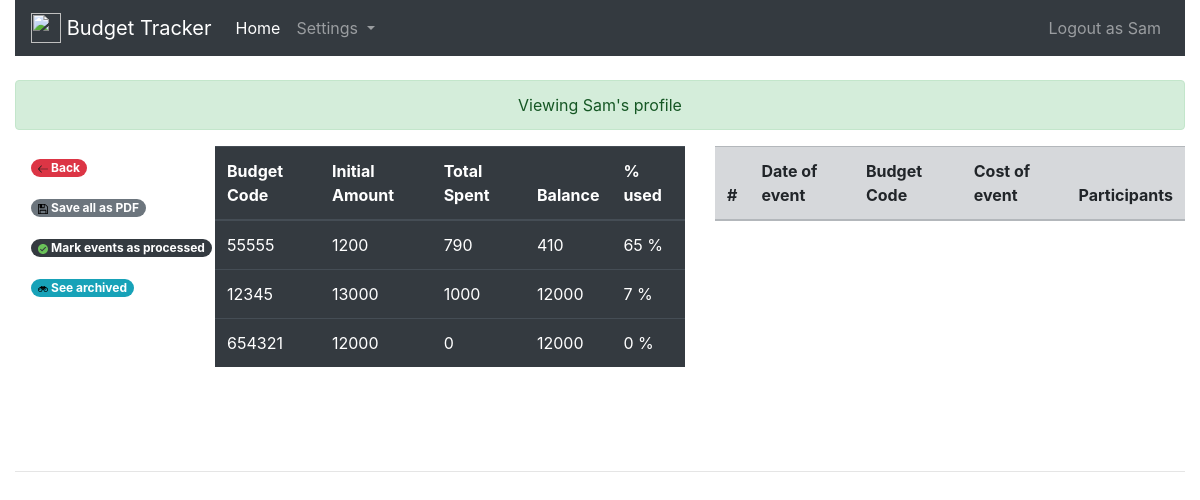
Screenshot of /master/profile/Sam (signed in) with the database file from the repository.
### app.py (models this page shows, shortened)
class User(db.Model):
    id = db.Column(db.Integer, primary_key=True)
    username = db.Column(db.String(20), unique=True, nullable=False)
    password = db.Column(db.String(6), nullable=False)
    budgets_access = db.Column(db.String(100), unique=False, nullable=True)

class Budgets(db.Model):
    id = db.Column(db.Integer, primary_key=True)
    code = db.Column(db.String(20), unique=True, nullable=False)
    project_name = db.Column(db.String(100), unique=False, nullable=True)
    initial_amount = db.Column(db.Integer, nullable=False)
    amount_spent = db.Column(db.Integer, nullable=True)

### app.py (the view, shortened to what this page needs)
@app.route('/master/profile/<string:name>', methods=['POST', 'GET'])
def masterprofile(name):
    u = name
    if(session['key'][0]==False):
        return redirect(url_for('index'))
    form = MasterBudgetForm()
    form2 = addToBudgetForm()
    form3 = d()
    printform = p()
    tables = []
    x = User.query.filter_by(username=f'{u}')[0]
    codes = x.budgets_access.split(',')
    for c in codes:
        b = Budgets.query.filter_by(code=int(c)).first()
        tables.append(b)
    events = Event.query.filter_by(users=f'{u}').order_by(desc(Event.budget_code))
    cs = codes
    y =Event.query.filter_by(users=f'{u}').order_by(desc(Event.budget_code)).filter_by(is_processed='0')
    events2 = y
    if printform.is_submitted():
        db.session.commit()
        return render_template('masterprofile.html', u = u, b = b, events = events, form = form, form2 =form2, form3 = form3, printform = printform, events2 = events2)
    return render_template('masterprofile.html', u = u, b = tables, events = events, form = form, form2 =form2, form3 = form3, cs = cs, printform = printform, events2 = events2)

### templates/masterprofile.html (shortened to what this page needs)
{% extends 'base_in.html' %}
{% block body %}
<br>
<div class="alert alert-success text-center" role="alert">
  Viewing {{u}}'s profile {{p}}
</div>
<div class="row">
  <div id="navbar-example2" class="col-md-2">
    <ul class="nav flex-column">
      <li class="nav-item">
        <a class="nav-link" href="/master"><span class="badge badge-pill badge-danger"><img style="width:10px; height:10px" src='/static/left-arrow.svg'></img> Back</a>
      </li>
      <li class="nav-item">
        <a onclick="printJS({ printable: 'releaseForms-1', type: 'html', css:'https://stackpath.bootstrapcdn.com/bootstrap/4.3.1/css/bootstrap.min.css'})" class="nav-link" href="#"><span class="badge badge-pill badge-secondary"><img style="width:10px; height:10px" src='/static/save-file-option.svg'></img> Save all as PDF</span></a>
      </li>
      <li class="nav-item">
        <a href="/print/{{u}}" class="nav-link"><span class="badge badge-pill badge-dark"><img style="width:10px; height:10px" src='/static/checked.svg'></img> Mark events as processed</span></a>
      </li>
      <li class="nav-item">
        <a href="#archived" class="nav-link" data-toggle="collapse" data-target="#multiCollapseExample2" aria-expanded="false" aria-controls="multiCollapseExample2"><span class="badge badge-pill badge-info"><img style="width:10px; height:10px" src='/static/binoculars.svg'></img> See archived</span></a>
      </li>
    </ul>
  </div>
    <div class="col-md-5">
      <table class="table table-dark">
        <thead>
          <tr>
            <th scope="col">Budget Code</th>
            <th scope="col">Initial Amount</th>
            <th scope="col">Total Spent</th>
            <th scope="col">Balance</th>
            <th scope="col">% used</th>
          </tr>
        </thead>
        <tbody>
          {% for line in b %}
          {% set balance = (line.initial_amount - line.amount_spent) %}
            <tr>
              <td>{{line.code}}</td>
              <td>{{line.initial_amount}}</td>
              <td>{{line.amount_spent}}</td>
              <td>{{balance}}</td>
              <td>{{((1 - (balance/line.initial_amount)|round(2))*100)|int}} %</td>
            </tr>
          {% endfor %}
        </tbody>
      </table>
    </div>
    <div id="p" class="col-md-5">
      <table class="table table-secondary">
        <thead>
          <tr>
            <th scope="col">#</th>
            <th scope="col">Date of event</th>
            <th scope="col">Budget Code</th>
            <th scope="col">Cost of event</th>
            <th scope="col">Participants</th>
          </tr>
        </thead>
      </table>
    </div>
</div>
<br>
<br>
<br>
<hr>
<br>
<br>
<br>
<br>
{% endblock %}

### templates/base_in.html (shortened to what this page needs)
<!doctype html>
<html lang="en">
  <head>
<link rel="stylesheet" type="text/css" href="//cdnjs.cloudflare.com/ajax/libs/jsxgraph/0.99.7/jsxgraph.css" />
    <link rel="stylesheet" href="https://stackpath.bootstrapcdn.com/bootstrap/4.3.1/css/bootstrap.min.css">
  </head>
  <body class="container-fluid">
    <nav class="navbar navbar-expand-lg navbar-dark bg-dark">
      <a class="navbar-brand" href="/"> <img src="static/lyceum.png" width="30" height="30" class="d-inline-block align-top" alt="">
    Budget Tracker</a>
      <div class="collapse navbar-collapse" id="navbarNavDropdown">
        <ul class="navbar-nav">
          <li class="nav-item active">
            <a class="nav-link" href="/profile/{{u}}">Home <span class="sr-only">(current)</span></a>
          </li>
          <li class="nav-item dropdown">
            <a class="nav-link dropdown-toggle" href="#" id="navbarDropdownMenuLink" data-toggle="dropdown" aria-haspopup="true" aria-expanded="false">
              Settings
            </a>
          </li>
        </ul>
        <ul class="navbar-nav ml-auto">
          <li class="nav-item">
            <a class="nav-link" href="/">Logout as {{u}}</a>
          </li>
        </ul>
      </div>
    </nav>
{% block body %}
{% endblock %}
      </body>
    </html>

### rows the page displays
User: username "Sam"
Budgets: code "55555", initial_amount "1200", amount_spent "790", balance "410", ((1-(balance/line.initial_amount)|round(2))*100)|int "65"
Budgets: code "12345", initial_amount "13000", amount_spent "1000", balance "12000", ((1-(balance/line.initial_amount)|round(2))*100)|int "7"
Budgets: code "654321", initial_amount "12000", amount_spent "0", ((1-(balance/line.initial_amount)|round(2))*100)|int "0"
